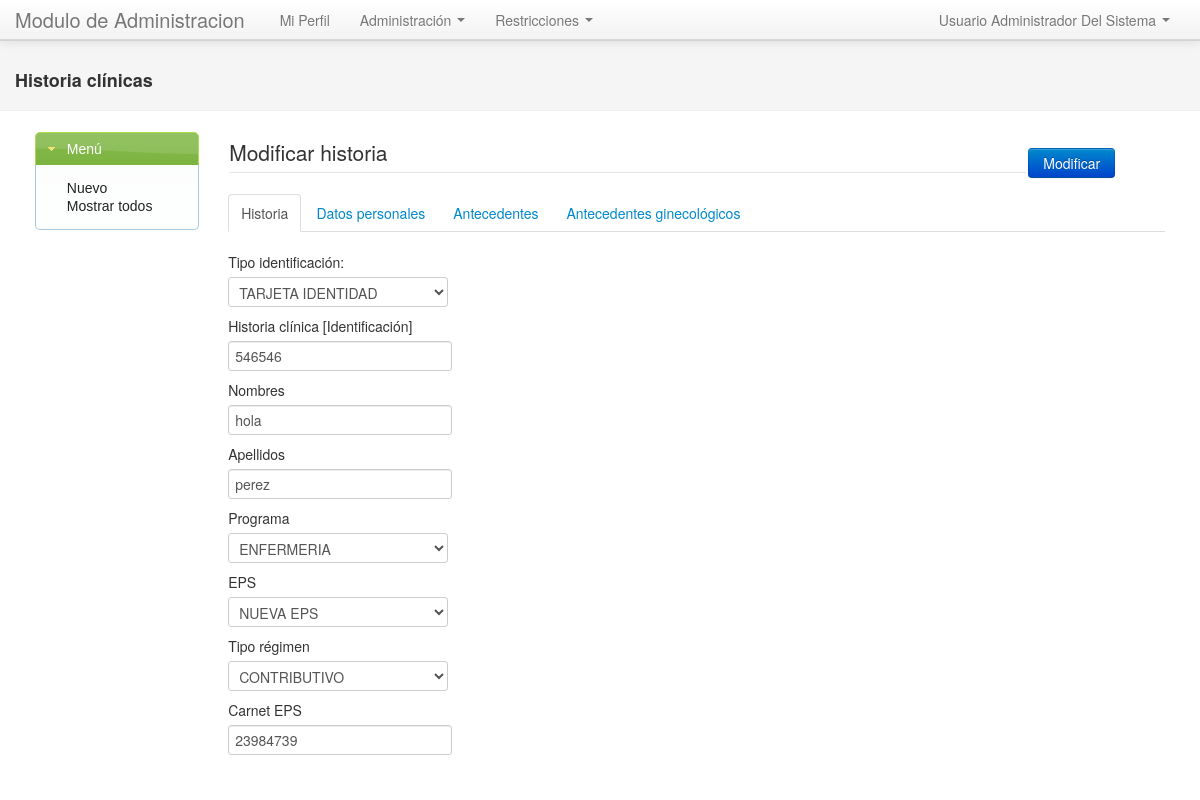
The page /historia/modificar/10 on the database its author committed.
### tables this page shows
CREATE TABLE IF NOT EXISTS `historia` (
  `id` int(11) NOT NULL AUTO_INCREMENT,
  `tipoidentificacion_id` int(11) NOT NULL,
  `identificacion` varchar(45) DEFAULT NULL,
  `tipoprograma_id` int(11) NOT NULL,
  `tipoeps_id` int(11) NOT NULL,
  `nombres` varchar(200) DEFAULT NULL,
  `fechanacimiento` date DEFAULT NULL,
  `procedencia` varchar(200) DEFAULT NULL,
  `residencia` varchar(200) DEFAULT NULL,
  `creado_at` datetime DEFAULT NULL,
  `telefono1` varchar(45) DEFAULT NULL,
  `telefono2` varchar(45) DEFAULT NULL,
  `tipoestadocivil_id` int(11) NOT NULL,
  `acudiente` varchar(200) DEFAULT NULL,
  `telefonoacudiente` varchar(45) DEFAULT NULL,
  `tipogenero_id` int(11) NOT NULL,
  `antecedentesfami` varchar(500) DEFAULT NULL COMMENT 'antecedentesfamiliares',
  `antecedentespersonales` varchar(500) DEFAULT NULL,
  `apellidos` varchar(200) DEFAULT NULL,
  `habitos` varchar(500) DEFAULT NULL,
  `tiporegimen_id` int(11) NOT NULL,
  `carneteps` varchar(45) DEFAULT NULL,
  `tipozona_id` int(11) NOT NULL,
  `menarquia` varchar(200) DEFAULT NULL,
  `ciclosregulares` varchar(45) DEFAULT NULL,
  `escala` varchar(45) DEFAULT NULL,
  `gestaciones` varchar(500) DEFAULT NULL,
  `edadiniciosexual` varchar(45) DEFAULT NULL,
  `nroparejas` varchar(45) DEFAULT NULL,
  `antinfecciones` varchar(500) DEFAULT NULL,
  `citologias` varchar(500) DEFAULT NULL,
  PRIMARY KEY (`id`),
  UNIQUE KEY `identificacion` (`identificacion`),
  KEY `fk_historia_tipoidentificacion` (`tipoidentificacion_id`),
  KEY `fk_historia_tipoprograma1` (`tipoprograma_id`),
  KEY `fk_historia_tipoeps1` (`tipoeps_id`),
  KEY `fk_historia_tipoestadocivil1` (`tipoestadocivil_id`),
  KEY `fk_historia_tipogenero1` (`tipogenero_id`),
  KEY `fk_historia_tiporegimen1` (`tiporegimen_id`),
  KEY `fk_historia_tipozona1` (`tipozona_id`)
);

### default/app/views/historia/modificar.phtml (the view, shortened to what the rows shown need)
<div class="container-fluid">
    <div class="row-fluid">
        <div class="span10">
            <? echo Form::open() ?>
            <div class="tabbable">
                <div class="tab-content">
                    <div class="tab-pane active" id="tab1">
                        <div> <? echo Form::text("historia.identificacion", "class='input-large' placeholder='Historia clínica'","$obj->identificacion") ?></div>
                        <div> <? echo Form::text("historia.nombres", "class='input-large' placeholder='Nombres'","$obj->nombres") ?></div>
                        <div><? echo Form::text("historia.apellidos", "class='input-large' placeholder='Apellidos'","$obj->apellidos") ?></div>
                       <div><? echo Form::text("historia.carneteps", "class='input-large' placeholder='Número de carnet'","$obj->carneteps") ?></div>
                    </div>
                </div>
            </div>
            <? echo Form::close() ?>
        </div>
    </div>
</div>

### core/extensions/helpers/form.php (shortened to what the rows shown need)
<?php
class Form
{
    protected static function _getFieldData ($field, $autoload = TRUE)
    {
        $formField = explode('.', $field, 2);
        if(isset($formField[1])) {
			$id = "{$formField[0]}_{$formField[1]}";
            $name = "{$formField[0]}[{$formField[1]}]";
			if(!$autoload) {
				return array('id' => $id, 'name' => $name);
			}
			$value = NULL;
        } else {
			if(!$autoload) {
				return array('id' => $formField[0], 'name' => $formField[0]);
			}
            $id = $name = $formField[0];
			$value = NULL;
        }
        return array('id' => $id, 'name' => $name, 'value' => $value);
    }
    public static function open ($action = NULL, $method = 'post', $attrs = NULL)
    {
        if ($action) {
            $action = PUBLIC_PATH . $action;
        } else {
            $action = PUBLIC_PATH . ltrim(Router::get('route'), '/');
        }
        return "<form action=\"$action\" method=\"$method\" $attrs>";
    }
    public static function close ()
    {
        return '</form>';
    }
    public static function text($field, $attrs = NULL, $value = NULL)
    {
        extract(self::_getFieldData($field, $value === NULL), EXTR_OVERWRITE);
        return "<input id=\"$id\" name=\"$name\" type=\"text\" value=\"$value\" $attrs/>";
    }
}

### rows shown on the page
historia: identificacion "546546", nombres "hola", apellidos "perez", carneteps "23984739"

### other values the page prints
$text "Nuevo Mostrar todos"
$text "Tipo identificación: Historia clínica [Identificación] Nombres Apellidos Programa EPS Tipo régimen Carnet EPS"
form field value "TARJETA IDENTIDAD"
form field value "ENFERMERIA"
form field value "NUEVA EPS"
form field value "CONTRIBUTIVO"
